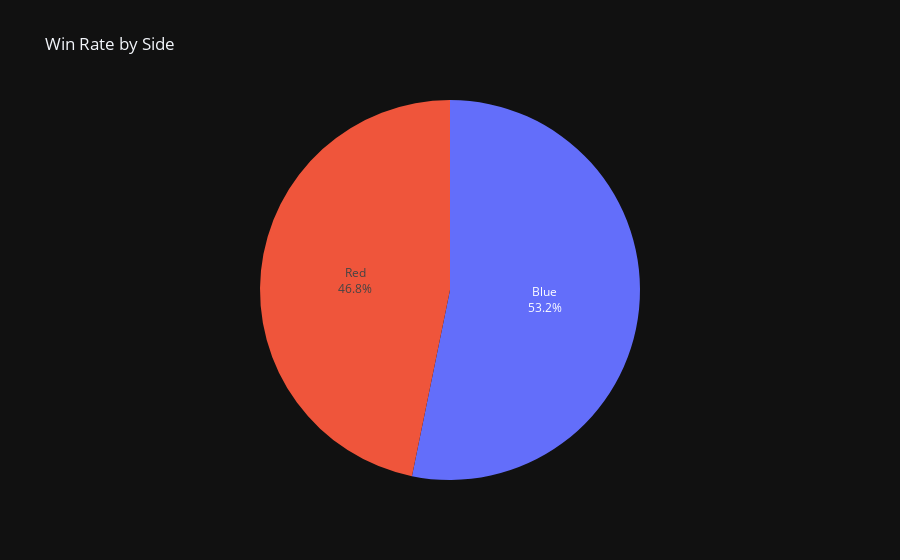

Here is the notebook cell this chart was saved with:
### Code cell
univ = df_teams.groupby('side')['result'].mean()*100
fig = px.pie(univ, values='result', names=univ.index, title='Win Rate by Side', template='plotly_dark')
fig.update_layout(showlegend=False, hovermode='x')
fig.update_traces(textposition='inside', textinfo='percent+label', hovertemplate='%{label} side winrate: %{value:.2f}%')
fig.write_html('assets/univariate.html', include_plotlyjs='cdn')
fig.show()

### Figure 1 — Plotly figure (JSON) as saved in the notebook; plotly's stock layout.template omitted (floating-point values rounded to 4 significant figures)
{"data": [{"domain": {"x": [0, 1], "y": [0, 1]}, "hovertemplate": "%{label} side winrate: %{value:.2f}%", "labels": ["Blue", "Red"], "legendgroup": "", "name": "", "showlegend": true, "textinfo": "percent+label", "textposition": "inside", "type": "pie", "values": [53.21, 46.78]}], "layout": {"hovermode": "x", "legend": {"tracegroupgap": 0}, "showlegend": false, "title": {"text": "Win Rate by Side"}}}
